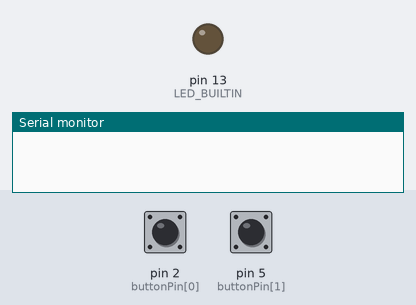
This sketch was run on a simulated Arduino Uno, built with avr-gcc and run on an emulated ATmega328P. Parts: output pins drawn as LEDs (lit = HIGH), the last lines printed to the serial monitor. The inputs (shaded band) are chosen by the test bench; at power-on: pin 2 (buttonPin[0]) HIGH, pin 5 (buttonPin[1]) HIGH.

Above: at 1.2 s.
1.3 s: pin 2 (buttonPin[0]) pulled LOW for 0.15 s
At 1.37 s:
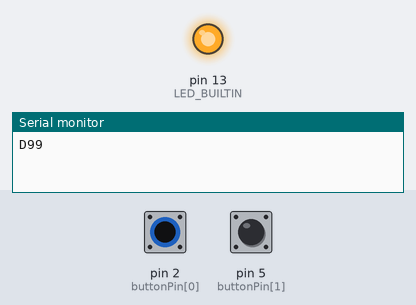
2.9 s: pin 2 (buttonPin[0]) pulled LOW for 3.2 s
At 7.3 s:
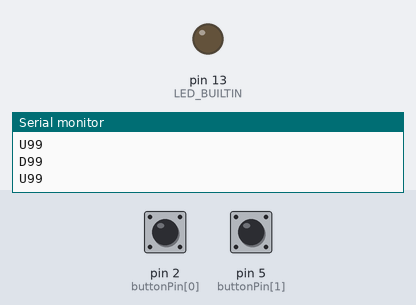
7.6 s: pin 5 (buttonPin[1]) pulled LOW for 3.2 s
At 8.6 s:
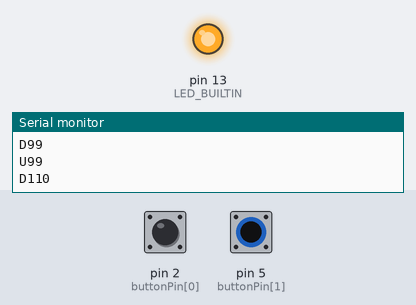
Timing chart, 0 to 12.3 s (numbered marks = the images above; inputs shaded):
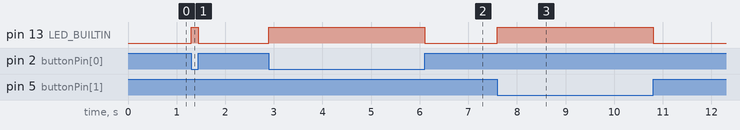

Measured:
- after the input at 1.3 s, pin 13 (LED_BUILTIN): LOW → HIGH at once, → LOW 0.15 s later
- after the input at 2.9 s, pin 13 (LED_BUILTIN): LOW → HIGH at once, → LOW 3.2 s later
- after the input at 7.6 s, pin 13 (LED_BUILTIN): LOW → HIGH at once, → LOW 3.2 s later

The sketch:

SerialKeyboard.ino
```cpp
#include <EEPROM.h>

#define SERIAL_KEYBOARD_BAUD 115200

const int buttonPin[] = {2, 5};
const int defaultCode[] = {99, 110};  // sysrq, insert by default
int code[2];

void setup() {
  pinMode(LED_BUILTIN, OUTPUT);
  Serial.begin(SERIAL_KEYBOARD_BAUD);
  for (int i = 0; i < 2; i++) {
    pinMode(buttonPin[i], INPUT_PULLUP);
    code[i] = EEPROM.read(i);
    if (code[i] == 255) {
      code[i] = defaultCode[i];
    }
  }
}

void message(const char* command, int c) {
  Serial.print(command);
  Serial.print(c);
  Serial.write(10);
}

void loop() {
  static int lastState[] = {HIGH, HIGH};
  int currentState[2];
  for (int i = 0; i < 2; i++) {
    currentState[i] = digitalRead(buttonPin[i]);
  }

  /*
    I don't know if writing to gpio every iteration is so bad. also the
    tests don't really check - the only check the state of the lamp - just like
    what a human looking at a device could check. but this seems like a
    reasonable thing to do, even if we are reading from gpio every cycle so it
    can't be that big a deal - well I have no idea if writing or reading is
    worse.
   */
  int lamp = !currentState[0] || !currentState[1];
  int lastLamp = !lastState[0] || !lastState[1];
  if (lamp != lastLamp) {
    digitalWrite(LED_BUILTIN, lamp);
  }

  for (int i = 0; i < 2; i++) {
    if (currentState[i] != lastState[i]) {
      if (currentState[i] == LOW) {
        message("D", code[i]);
      } else {
        message("U", code[i]);
      }
      delay(35);  // debounce especially the big button one on the way down
      lastState[i] = currentState[i];
    }
  }

  if (Serial.available() > 0) {
    int newCode = Serial.parseInt();
    if (newCode != 0) {
      // For negative input, take the positive and assign it to code[1]
      int i = newCode < 0;  // button #1 is the secondary button
      code[i] = abs(newCode);
      EEPROM.write(i, code[i]);
    }
  }
}
```
